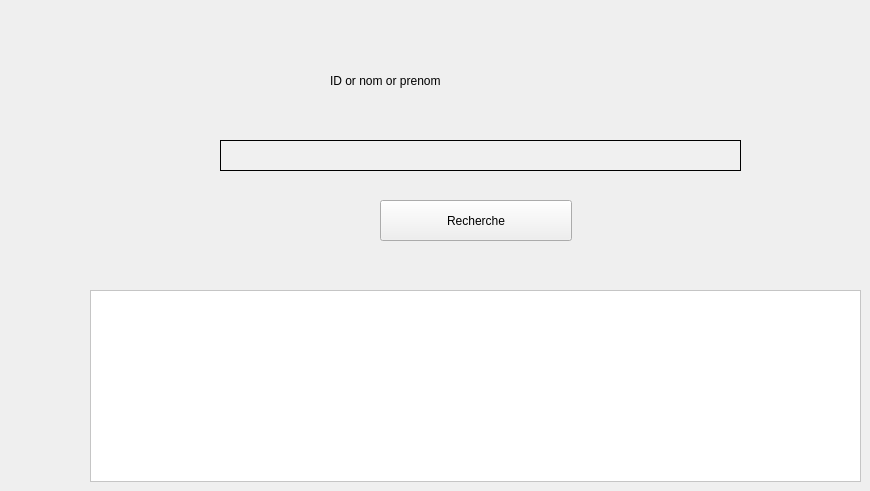
    <widget class="QWidget" name="tab_6">
     <attribute name="title">
      <string>Recherche Fournissuer</string>
     </attribute>
     <widget class="QLabel" name="label_20">
      <property name="geometry">
       <rect>
        <x>330</x>
        <y>60</y>
        <width>311</width>
        <height>41</height>
       </rect>
      </property>
      <property name="minimumSize">
       <size>
        <width>0</width>
        <height>41</height>
       </size>
      </property>
      <property name="maximumSize">
       <size>
        <width>16777215</width>
        <height>41</height>
       </size>
      </property>
      <property name="styleSheet">
       <string notr="true">font: 20pt &quot;MS Shell Dlg 2&quot;;</string>
      </property>
      <property name="text">
       <string>ID or nom or prenom </string>
      </property>
     </widget>
     <widget class="QLineEdit" name="le_search">
      <property name="geometry">
       <rect>
        <x>220</x>
        <y>140</y>
        <width>521</width>
        <height>31</height>
       </rect>
      </property>
      <property name="styleSheet">
       <string notr="true">/* Set background color for the entire page */
QWidget {
    background-color: #ffffff; /* White background */
}

/* Style for the QLabel elements */
QLabel {
    color: #000000; /* Black text */
}

/* Style for the QLineEdit elements */
QLineEdit {
    background-color: #f0f0f0; /* Light gray background */
    border: 1px solid #000000; /* Black border */
    padding: 5px; /* Add some padding */
    color: #000000; /* Black text */
}

/* Style for the QComboBox elements */
QComboBox {
    background-color: #f0f0f0; /* Light gray background */
    border: 1px solid #000000; /* Black border */
    color: #000000; /* Black text */
}

/* Style for the QPushButton elements */
QPushButton {
    background-color: #4CAF50; /* Green background */
    color: #ffffff; /* White text */
    border: 1px solid #4CAF50; /* Green border */
    padding: 5px 10px; /* Add padding */
}

/* Style for the QPushButton when hovered */
QPushButton:hover {
    background-color: #45a049; /* Darker green on hover */
    border: 1px solid #45a049; /* Darker green border on hover */
}

/* Style for the QPushButton when pressed */
QPushButton:pressed {
    background-color: #3d8b40; /* Even darker green on press */
    border: 1px solid #3d8b40; /* Even darker green border on press */
}
</string>
      </property>
     </widget>
     <widget class="QPushButton" name="bp_search">
      <property name="geometry">
       <rect>
        <x>380</x>
        <y>200</y>
        <width>192</width>
        <height>41</height>
       </rect>
      </property>
      <property name="styleSheet">
       <string notr="true"/>
      </property>
      <property name="text">
       <string>Recherche</string>
      </property>
     </widget>
     <widget class="QTableView" name="search_table_view">
      <property name="geometry">
       <rect>
        <x>90</x>
        <y>290</y>
        <width>771</width>
        <height>192</height>
       </rect>
      </property>
      <property name="styleSheet">
       <string notr="true">/* Set background color for the entire page */
QWidget {
    background-color: #ffffff; /* White background */
}

/* Style for the QLabel elements */
QLabel {
    color: #000000; /* Black text */
}

/* Style for the QLineEdit elements */
QLineEdit {
    background-color: #f0f0f0; /* Light gray background */
    border: 1px solid #000000; /* Black border */
    padding: 5px; /* Add some padding */
    color: #000000; /* Black text */
}

/* Style for the QComboBox elements */
QComboBox {
    background-color: #f0f0f0; /* Light gray background */
    border: 1px solid #000000; /* Black border */
    color: #000000; /* Black text */
}

/* Style for the QPushButton elements */
QPushButton {
    background-color: #4CAF50; /* Green background */
    color: #ffffff; /* White text */
    border: 1px solid #4CAF50; /* Green border */
    padding: 5px 10px; /* Add padding */
}

/* Style for the QPushButton when hovered */
QPushButton:hover {
    background-color: #45a049; /* Darker green on hover */
    border: 1px solid #45a049; /* Darker green border on hover */
}

/* Style for the QPushButton when pressed */
QPushButton:pressed {
    background-color: #3d8b40; /* Even darker green on press */
    border: 1px solid #3d8b40; /* Even darker green border on press */
}
</string>
      </property>
     </widget>
    </widget>
